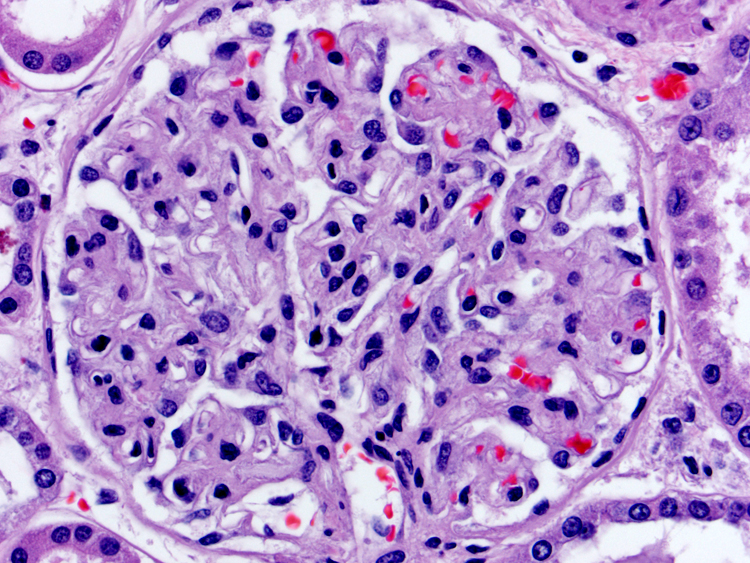
#> input picture reg_img/glom_0.jpg, 750 x 563 px
$ python sample_rp.py reg_img/glom_0.jpg reg_img/glom_1.jpg
#> lines starting #> are read from the running program, lines starting #| are printed output that depends on the picture
# !/usr/bin/env python
'''
Usage:
    ./ssearch.py input_image (f|q)
    f=fast, q=quality
Use "l" to display less rects, 'm' to display more rects, "q" to quit.
'''

import sys
import cv2

if __name__ == '__main__':
    # If image path and f/q is not passed as command
    # line arguments, quit and display help message
    if len(sys.argv) < 3:
        print(__doc__)
        sys.exit(1)

    # speed-up using multithreads
    cv2.setUseOptimized(True);
    cv2.setNumThreads(4);

    # read image
    im = cv2.imread(sys.argv[1])
#> im is the input picture: shape (563, 750, 3); mean B, G, R 203.7, 147.1, 179.2
    # resize image
    newHeight = 200
    newWidth = int(im.shape[1] * 200 / im.shape[0])
#> newWidth = 266
    im = cv2.resize(im, (newWidth, newHeight))
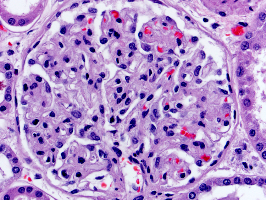
#> im: shape (200, 266, 3); mean B, G, R 203.5, 147, 179.1

    # create Selective Search Segmentation Object using default parameters
    ss = cv2.ximgproc.segmentation.createSelectiveSearchSegmentation()

    # set input image on which we will run segmentation
    ss.setBaseImage(im)

    # Switch to fast but low recall Selective Search method
    if (sys.argv[2] == 'f'):
        ss.switchToSelectiveSearchFast()

    # Switch to high recall but slow Selective Search method
    elif (sys.argv[2] == 'q'):
        ss.switchToSelectiveSearchQuality()
    # if argument is neither f nor q print help message
    else:
        print(__doc__)
#> (the run stopped early here; a loop or call above may not have finished)
